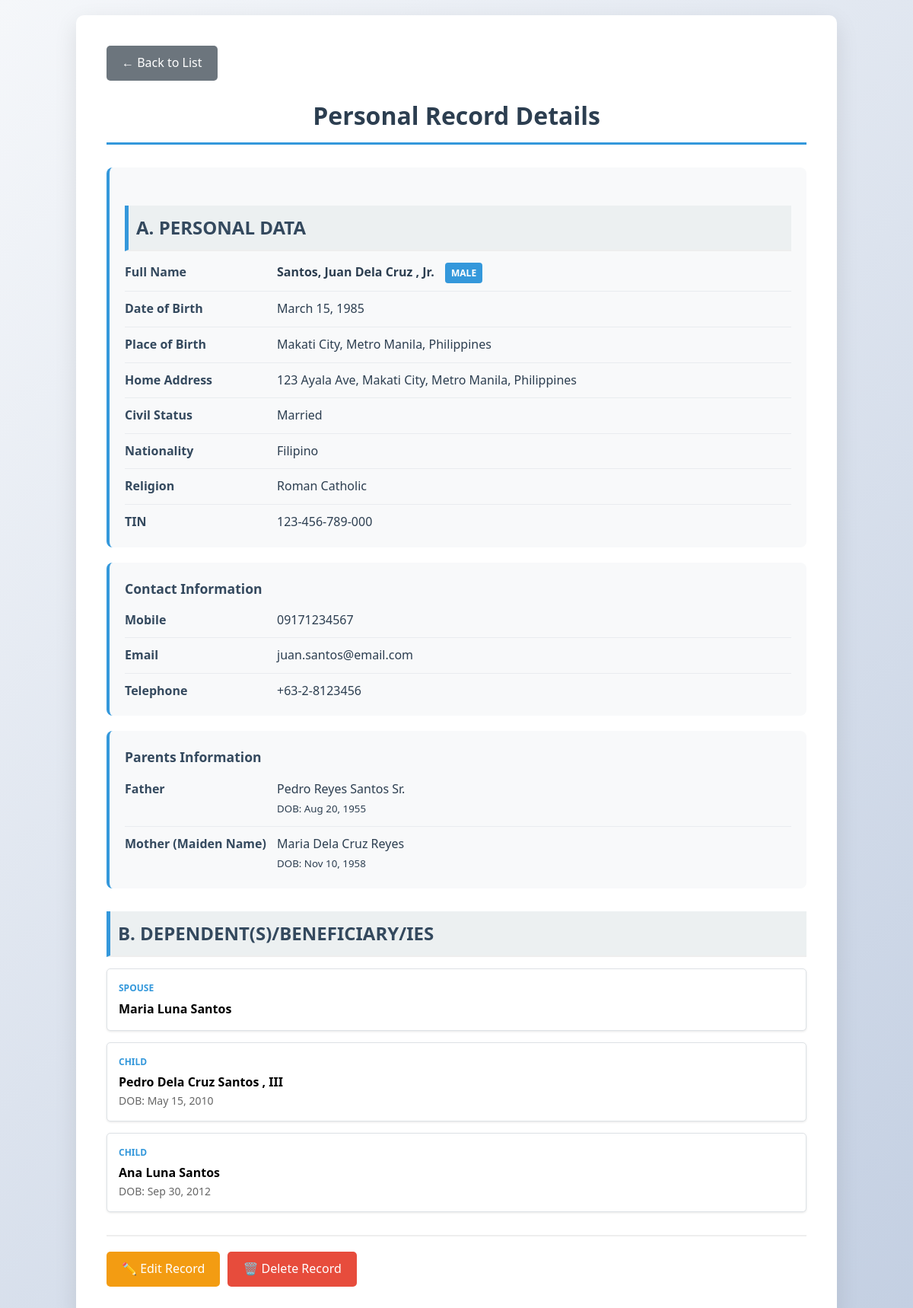
Page /view.php?id=4 on the committed database.
### tables this page shows
CREATE TABLE `personal_data` (
  `id` int(11) NOT NULL,
  `last_name` varchar(100) NOT NULL,
  `first_name` varchar(100) NOT NULL,
  `middle_name` varchar(100) DEFAULT NULL,
  `suffix` varchar(20) DEFAULT NULL,
  `dob` date NOT NULL,
  `sex` enum('Male','Female') NOT NULL,
  `civil_status` varchar(50) NOT NULL,
  `civil_status_other` varchar(100) DEFAULT NULL,
  `tin` varchar(50) DEFAULT NULL,
  `nationality` varchar(100) NOT NULL,
  `religion` varchar(100) DEFAULT NULL,
  `pob_city_municipality` varchar(100) NOT NULL,
  `pob_province` varchar(100) DEFAULT NULL,
  `pob_country` varchar(100) DEFAULT 'Philippines',
  `birth_same_as_home` tinyint(1) DEFAULT 0,
  `home_address` text DEFAULT NULL,
  `mobile` varchar(20) NOT NULL,
  `email` varchar(100) NOT NULL,
  `telephone` varchar(50) DEFAULT NULL,
  `father_last_name` varchar(100) DEFAULT NULL,
  `father_first_name` varchar(100) DEFAULT NULL,
  `father_middle_name` varchar(100) DEFAULT NULL,
  `father_suffix` varchar(20) DEFAULT NULL,
  `father_dob` date DEFAULT NULL,
  `mother_last_name` varchar(100) DEFAULT NULL,
  `mother_first_name` varchar(100) DEFAULT NULL,
  `mother_middle_name` varchar(100) DEFAULT NULL,
  `mother_suffix` varchar(20) DEFAULT NULL,
  `mother_dob` date DEFAULT NULL,
  `created_at` timestamp NOT NULL DEFAULT current_timestamp()
);

CREATE TABLE `dependents` (
  `id` int(11) NOT NULL,
  `personal_data_id` int(11) NOT NULL,
  `type` enum('spouse','child','beneficiary') NOT NULL,
  `last_name` varchar(100) DEFAULT NULL,
  `first_name` varchar(100) DEFAULT NULL,
  `middle_name` varchar(100) DEFAULT NULL,
  `suffix` varchar(20) DEFAULT NULL,
  `relationship` varchar(50) DEFAULT NULL,
  `dob` date DEFAULT NULL
);

### functions.php (called while the page is built, shortened)
<?php
function getDB() {
    return getDBConnection();
}
function getRecordById($id) {
    $pdo = getDB();
    $stmt = $pdo->prepare("SELECT * FROM personal_data WHERE id = ?");
    $stmt->execute([$id]);
    $record = $stmt->fetch();
    $stmt = $pdo->prepare("SELECT * FROM dependents WHERE personal_data_id = ?");
    $stmt->execute([$id]);
    $dependents = $stmt->fetchAll();
    $record['spouse'] = null;
    $record['children'] = [];
    $record['beneficiaries'] = [];
    foreach ($dependents as $dep) {
        switch($dep['type']) {
            case 'spouse':
                $record['spouse'] = $dep;
                break;
            case 'child':
                $record['children'][] = $dep;
                break;
        }
    }
    return $record;
}
?>

### view.php (the view, shortened to what this page needs)
<?php
require_once 'functions.php';
$id = isset($_GET['id']) ? intval($_GET['id']) : 0;
$record = getRecordById($id);
?>
<!DOCTYPE html>
<html lang="en">
<head>
    <link rel="stylesheet" href="css/style.css">
</head>
<body>
    <div class="container">
        <a href="index.php" class="btn-back">← Back to List</a>
        <h1>Personal Record Details</h1>
        <div class="detail-group">
            <h2 class="section-title">A. PERSONAL DATA</h2>
            <div class="detail-row">
                <div class="detail-label">Full Name</div>
                <div class="detail-value">
                    <strong>
                        <?php echo htmlspecialchars($record['last_name'] . ', ' . $record['first_name']); ?>
                        <?php if ($record['middle_name']) echo htmlspecialchars(' ' . $record['middle_name']); ?>
                        <?php if ($record['suffix']) echo htmlspecialchars(', ' . $record['suffix']); ?>
                    </strong>
                    <span class="badge badge-info" style="margin-left: 10px;"><?php echo $record['sex']; ?></span>
                </div>
            </div>
            <div class="detail-row">
                <div class="detail-label">Date of Birth</div>
                <div class="detail-value"><?php echo date('F d, Y', strtotime($record['dob'])); ?></div>
            </div>
            <div class="detail-row">
                <div class="detail-label">Place of Birth</div>
                <div class="detail-value">
                    <?php echo htmlspecialchars($record['pob_city_municipality'] . ', ' . $record['pob_province'] . ', ' . $record['pob_country']); ?>
                </div>
            </div>
            <div class="detail-row">
                <div class="detail-label">Home Address</div>
                <div class="detail-value">
                    <?php echo nl2br(htmlspecialchars($record['home_address'])); ?>
                </div>
            </div>
            <div class="detail-row">
                <div class="detail-label">Civil Status</div>
                <div class="detail-value">
                    <?php echo htmlspecialchars($record['civil_status']); ?>
                </div>
            </div>
            <div class="detail-row">
                <div class="detail-label">Nationality</div>
                <div class="detail-value"><?php echo htmlspecialchars($record['nationality']); ?></div>
            </div>
            <div class="detail-row">
                <div class="detail-label">Religion</div>
                <div class="detail-value"><?php echo $record['religion'] ? htmlspecialchars($record['religion']) : '<em>Not specified</em>'; ?></div>
            </div>
            <div class="detail-row">
                <div class="detail-label">TIN</div>
                <div class="detail-value"><?php echo $record['tin'] ? htmlspecialchars($record['tin']) : '<em>Not provided</em>'; ?></div>
            </div>
        </div>
        <div class="detail-group">
            <h3 style="margin-top: 0;">Contact Information</h3>
            <div class="detail-row">
                <div class="detail-label">Mobile</div>
                <div class="detail-value"><?php echo htmlspecialchars($record['mobile']); ?></div>
            </div>
            <div class="detail-row">
                <div class="detail-label">Email</div>
                <div class="detail-value"><?php echo htmlspecialchars($record['email']); ?></div>
            </div>
            <div class="detail-row">
                <div class="detail-label">Telephone</div>
                <div class="detail-value"><?php echo $record['telephone'] ? htmlspecialchars($record['telephone']) : '<em>Not provided</em>'; ?></div>
            </div>
        </div>
        <div class="detail-group">
            <h3 style="margin-top: 0;">Parents Information</h3>
            <div class="detail-row">
                <div class="detail-label">Father</div>
                <div class="detail-value">
                    <?php if ($record['father_last_name'] || $record['father_first_name']): ?>
                        <?php echo htmlspecialchars(trim($record['father_first_name'] . ' ' . $record['father_middle_name'] . ' ' . $record['father_last_name'] . ' ' . $record['father_suffix'])); ?>
                        <?php if ($record['father_dob']): ?>
                            <br><small>DOB: <?php echo date('M d, Y', strtotime($record['father_dob'])); ?></small>
                        <?php endif; ?>
                    <?php else: ?>
                        <em>Not provided</em>
                    <?php endif; ?>
                </div>
            </div>
            <div class="detail-row">
                <div class="detail-label">Mother (Maiden Name)</div>
                <div class="detail-value">
                    <?php if ($record['mother_last_name'] || $record['mother_first_name']): ?>
                        <?php echo htmlspecialchars(trim($record['mother_first_name'] . ' ' . $record['mother_middle_name'] . ' ' . $record['mother_last_name'] . ' ' . $record['mother_suffix'])); ?>
                        <?php if ($record['mother_dob']): ?>
                            <br><small>DOB: <?php echo date('M d, Y', strtotime($record['mother_dob'])); ?></small>
                        <?php endif; ?>
                    <?php else: ?>
                        <em>Not provided</em>
                    <?php endif; ?>
                </div>
            </div>
        </div>
        <h2 class="section-title">B. DEPENDENT(S)/BENEFICIARY/IES</h2>
        <?php if ($record['spouse'] || count($record['children']) > 0 || count($record['beneficiaries']) > 0): ?>
            <div class="dependents-list">
                <?php if ($record['spouse']): ?>
                    <div class="dependent-card">
                        <div class="dependent-type">Spouse</div>
                        <div style="font-weight: 600;">
                            <?php echo htmlspecialchars($record['spouse']['first_name'] . ' ' . $record['spouse']['middle_name'] . ' ' . $record['spouse']['last_name']); ?>
                        </div>
                    </div>
                <?php endif; ?>
                <?php foreach ($record['children'] as $child): ?>
                    <div class="dependent-card">
                        <div class="dependent-type">Child</div>
                        <div style="font-weight: 600;">
                            <?php echo htmlspecialchars($child['first_name'] . ' ' . $child['middle_name'] . ' ' . $child['last_name']); ?>
                            <?php if ($child['suffix']): ?>
                                <?php echo htmlspecialchars(', ' . $child['suffix']); ?>
                            <?php endif; ?>
                        </div>
                        <?php if ($child['dob']): ?>
                            <div style="font-size: 14px; color: #666;">DOB: <?php echo date('M d, Y', strtotime($child['dob'])); ?></div>
                        <?php endif; ?>
                    </div>
                <?php endforeach; ?>
            </div>
        <?php else: ?>
            <p style="color: #666; font-style: italic;">No dependents or beneficiaries recorded.</p>
        <?php endif; ?>
        <div class="btn-group">
            <a href="edit.php?id=<?php echo $record['id']; ?>" class="btn-edit">✏️ Edit Record</a>
            <a href="delete.php?id=<?php echo $record['id']; ?>"
               class="btn-delete"
               onclick="return confirm('Are you sure you want to delete this record?')">🗑️ Delete Record</a>
        </div>
    </div>
</body>
</html>

### css/style.css (style rules this page uses)
:root { --primary-color: #3498db; --primary-dark: #2980b9; --danger-color: #e74c3c; --success-color: #27ae60; --text-dark: #2c3e50; --text-gray: #7f8c8d; --bg-light: #ecf0f1; --border-color: #bdc3c7; }
* { box-sizing: border-box; font-family: 'Segoe UI', Tahoma, Geneva, Verdana, sans-serif; margin: 0; padding: 0; }
body { background: linear-gradient(135deg, #f5f7fa 0%, #c3cfe2 100%); padding: 20px; line-height: 1.6; }
.container { max-width: 1000px; margin: 0 auto; background: white; padding: 40px; border-radius: 10px; box-shadow: 0 10px 30px rgba(0,0,0,0.1); }
h1 { color: var(--text-dark); text-align: center; margin-bottom: 30px; border-bottom: 3px solid var(--primary-color); padding-bottom: 10px; }
h2 { color: #34495e; margin-top: 30px; margin-bottom: 20px; background: var(--bg-light); padding: 10px; border-left: 5px solid var(--primary-color); }
h3 { color: #34495e; margin-top: 25px; margin-bottom: 15px; font-size: 1.1em; }

### view.php (style rules this page uses)
.detail-group { background: #f8f9fa; padding: 20px; border-radius: 8px; margin-bottom: 20px; border-left: 4px solid #3498db; }
.detail-row { display: flex; margin-bottom: 10px; border-bottom: 1px solid #e9ecef; padding-bottom: 10px; }
.detail-row:last-child { border-bottom: none; margin-bottom: 0; padding-bottom: 0; }
.detail-label { width: 200px; font-weight: 600; color: #34495e; }
.detail-value { flex: 1; color: #2c3e50; }
.badge { display: inline-block; padding: 4px 8px; border-radius: 4px; font-size: 12px; font-weight: 600; text-transform: uppercase; }
.badge-info { background: #3498db; color: white; }
.section-title { color: #34495e; margin: 30px 0 15px 0; padding-bottom: 10px; border-bottom: 2px solid #eee; }
.dependents-list { display: grid; gap: 15px; }
.dependent-card { background: white; padding: 15px; border-radius: 5px; border: 1px solid #dee2e6; box-shadow: 0 1px 3px rgba(0,0,0,0.1); }
.dependent-type { font-size: 12px; text-transform: uppercase; color: #3498db; font-weight: 600; margin-bottom: 5px; }
.btn-back { background: #6c757d; color: white; padding: 10px 20px; text-decoration: none; border-radius: 5px; display: inline-block; margin-bottom: 20px; }
.btn-group { margin-top: 30px; padding-top: 20px; border-top: 2px solid #eee; display: flex; gap: 10px; }
.btn-edit { background: #f39c12; color: white; padding: 10px 20px; text-decoration: none; border-radius: 5px; }
.btn-delete { background: #e74c3c; color: white; padding: 10px 20px; text-decoration: none; border-radius: 5px; }

### rows in the picture
personal_data: last_name+first_name "Santos, Juan", middle_name "Dela Cruz", suffix ", Jr.", sex "MALE", dob "March 15, 1985", pob_city_municipality+pob_province+pob_country "Makati City, Metro Manila, Philippines", home_address "123 Ayala Ave, Makati City, Metro Manila, Philippines", civil_status "Married", nationality "Filipino", religion "Roman Catholic", tin "123-456-789-000", mobile "09171234567", email "juan.santos@email.com", telephone "+63-2-8123456", father_first_name+father_middle_name+father_last_name "Pedro Reyes Santos Sr.", father_dob "Aug 20, 1955", mother_first_name+mother_middle_name+mother_last_name "Maria Dela Cruz Reyes", mother_dob "Nov 10, 1958"
dependents: first_name+middle_name+last_name "Maria Luna Santos"
dependents: first_name+middle_name+last_name "Pedro Dela Cruz Santos", suffix ", III", dob "May 15, 2010"
dependents: first_name+middle_name+last_name "Ana Luna Santos", dob "Sep 30, 2012"
